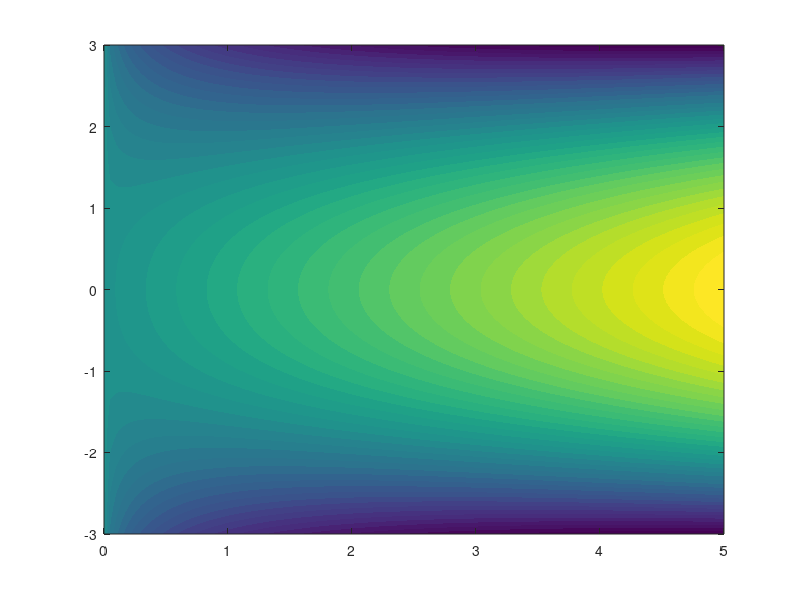

Reproduce this figure in MATLAB.

funxy = @(s,t) 2.*s - sqrt(s).*t.^2; % confirm: fine with x,y

x = linspace(0,5,100);
y = linspace(-3,3,200);

result = zeros(length(x),length(y));

for xi=1:length(x)
%     result(xi,:) = funxy(x(xi),y);
    for yi=1:length(y)
        result(xi,yi) = funxy(x(xi),y(yi));
    end
end

[Y,X] = meshgrid(y,x);
result = funxy(X,Y);

clf
contourf(x,y,result',40,'linecolor','none')










